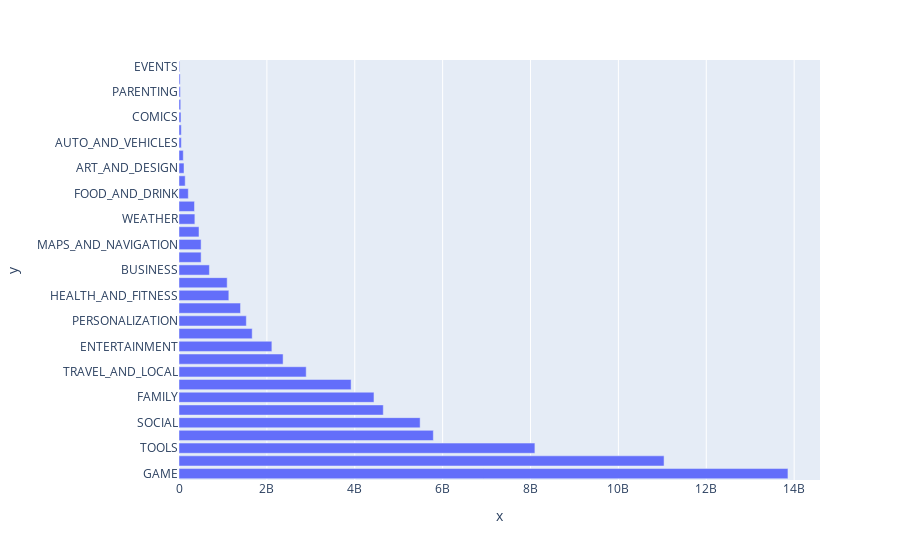

The notebook cell saved with this chart:
### Markdown cell above
### Horizontal Bar Chart - Most Popular Categories (Highest Downloads)

### Code cell
h_bar=px.bar(x =category_installs.Installs, y=category_installs.index, orientation='h')
h_bar.show()

### Figure 1 — Plotly figure (JSON) as saved in the notebook; plotly's stock layout.template omitted (floating-point values rounded to 4 significant figures)
{"data": [{"alignmentgroup": "True", "hovertemplate": "x=%{x}<br>y=%{y}<extra></extra>", "legendgroup": "", "marker": {"color": "#636efa", "pattern": {"shape": ""}}, "name": "", "offsetgroup": "", "orientation": "h", "showlegend": false, "textposition": "auto", "type": "bar", "x": [13858762717, 11039241530, 8099724500, 5788070180, 5487841475, 4649143130, 4437554490, 3916897200, 2894859300, 2369110650, 2113660000, 1665791655, 1532352930, 1400331540, 1134006220, 1096431465, 692018120, 503611120, 503267560, 455249400, 361096500, 352852000, 211677750, 140912410, 114233100, 97082000, 53129800, 52083000, 44931100, 39162676, 31116110, 26916200, 15949410], "xaxis": "x", "y": ["GAME", "COMMUNICATION", "TOOLS", "PRODUCTIVITY", "SOCIAL", "PHOTOGRAPHY", "FAMILY", "VIDEO_PLAYERS", "TRAVEL_AND_LOCAL", "NEWS_AND_MAGAZINES", "ENTERTAINMENT", "BOOKS_AND_REFERENCE", "PERSONALIZATION", "SHOPPING", "HEALTH_AND_FITNESS", "SPORTS", "BUSINESS", "LIFESTYLE", "MAPS_AND_NAVIGATION", "FINANCE", "WEATHER", "EDUCATION", "FOOD_AND_DRINK", "DATING", "ART_AND_DESIGN", "HOUSE_AND_HOME", "AUTO_AND_VEHICLES", "LIBRARIES_AND_DEMO", "COMICS", "MEDICAL", "PARENTING", "BEAUTY", "EVENTS"], "yaxis": "y"}], "layout": {"autosize": true, "barmode": "relative", "dragmode": "zoom", "legend": {"tracegroupgap": 0}, "margin": {"t": 60}, "xaxis": {"anchor": "y", "autorange": true, "domain": [0, 1], "range": [0, 14590000000.0], "title": {"text": "x"}, "type": "linear"}, "yaxis": {"anchor": "x", "autorange": true, "domain": [0, 1], "range": [-0.5, 32.5], "title": {"text": "y"}, "type": "category"}}}
